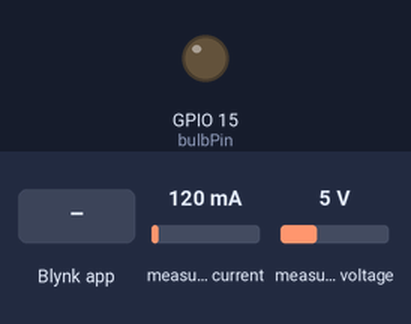
Bench run of a sketch on a simulated ESP32. On the bench: output pins drawn as LEDs (lit = HIGH). The test bench sets the inputs (shaded band); at power-on: measured current 120 mA, measured voltage 5 V. WiFi joins after 1.5 s; servers stay silent unless stated; what the sketch prints to the serial monitor is not drawn.

Above: at 3.0 s.
3.1 s: Blynk app writes 1 to V1
At 3.4 s:
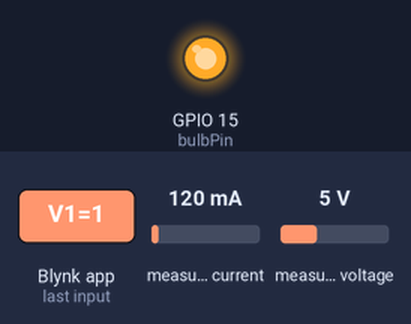
4.6 s: Blynk app writes 0 to V1
At 5.7 s:
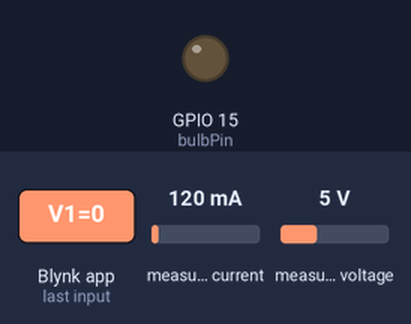
8.8 s: Blynk app writes 200 to V1
At 10.2 s:
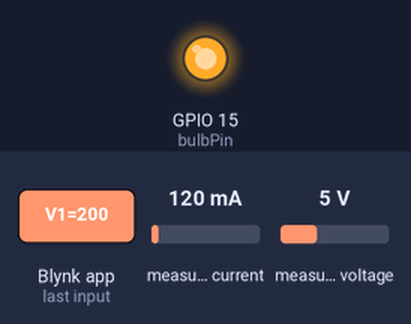
Timing chart, 0 to 11.8 s (numbered marks = the images above; inputs shaded):
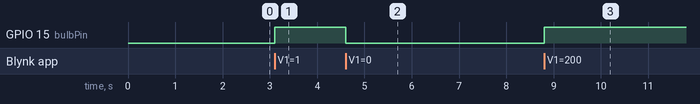

Measured:
- after the input at 3.1 s, GPIO 15 (bulbPin): LOW → HIGH at once
- after the input at 4.6 s, GPIO 15 (bulbPin): HIGH → LOW at once
- after the input at 8.8 s, GPIO 15 (bulbPin): LOW → HIGH at once

The sketch:

ARDUINO123.ino
```cpp
#include <Blynk.h>

#define BLYNK_PRINT Serial
#include <WiFi.h>
#include <WiFiClient.h>
#include <BlynkSimpleEsp32.h>
#include <EmonLib.h>

#define BLYNK_TEMPLATE_ID ""
#define BLYNK_TEMPLATE_NAME ""
#define BLYNK_AUTH_TOKEN ""

char auth[] = ""; // Enter your Blynk auth token here

char ssid[] = ""; // Enter your WiFi network name here
char pass[] = ""; // Enter your WiFi password here

EnergyMonitor emon;
BlynkTimer timer;

int currentPin = 34;
int zmpt101b = 35;

int bulbPin = 15; // Enter the digital pin number that the bulb is connected to

float voltage = 0; // Variable to store voltage value
float current = 0; // Variable to store current value
float power = 0; // Variable to store power value
float kwh = 0; // Variable to store KWH value

// Declare global variables
int bulbState = 0; // Initialize with default value

int delayTime = 1000; // Delay time in milliseconds
unsigned long lastmillis = millis();

void setup() {
  Serial.begin(9600);
  pinMode(bulbPin, OUTPUT);
  emon.current(currentPin, 1.1);
  emon.voltage(zmpt101b, 190, 1.7);;
  Blynk.begin(auth, ssid, pass);
  timer.setInterval(1000L, myTimerEvent);
}

void loop() {
  Blynk.run();
  timer.run();
}

void myTimerEvent() {
  if(bulbState==0){// check if load is on
    Serial.print(bulbState);
    emon.calcVI(20, 2000);
    Serial.print("Vrms: ");
    Serial.print(emon.Vrms, 2);//Vrms value
    Serial.print("V");
    Serial.print("\tIrms: ");
    Serial.print(emon.Irms, 4);//Irms value
    Serial.print("A");
    Serial.print("\tPower: ");
    Serial.print(emon.apparentPower, 4);//Power Value
    Serial.print("W");
    Serial.print("\tkWh: ");
    kwh = kwh + emon.apparentPower*(millis()-lastmillis)/3600000000.0;
    Serial.print(kwh, 4);
    Serial.println("kWh");//Energy Value
    lastmillis = millis();
    Blynk.virtualWrite(V2, emon.Vrms);
    Blynk.virtualWrite(V3, emon.Irms);
    Blynk.virtualWrite(V4, emon.apparentPower);
    Blynk.virtualWrite(V5, kwh);
    if(kwh>1.0000){//Can be any value, depending on the use case
      Blynk.logEvent("electricity_consumption_event");
      Serial.println("Alert Sent Successfully! ");
    }
    else{
      Serial.print("No Alert Sent.");
    }
  }
  else{// if load is off
    Serial.println("Appliance is Switched Off...");
  }
}

// This function will be called every time the Blynk app sends a value to the Virtual Pin 1
BLYNK_WRITE(V1) {
  bulbState = param.asInt();// Get the value of the virtual pin
  digitalWrite(bulbPin, bulbState); // Set the bulb on or off based on the virtual pin value
}
```
